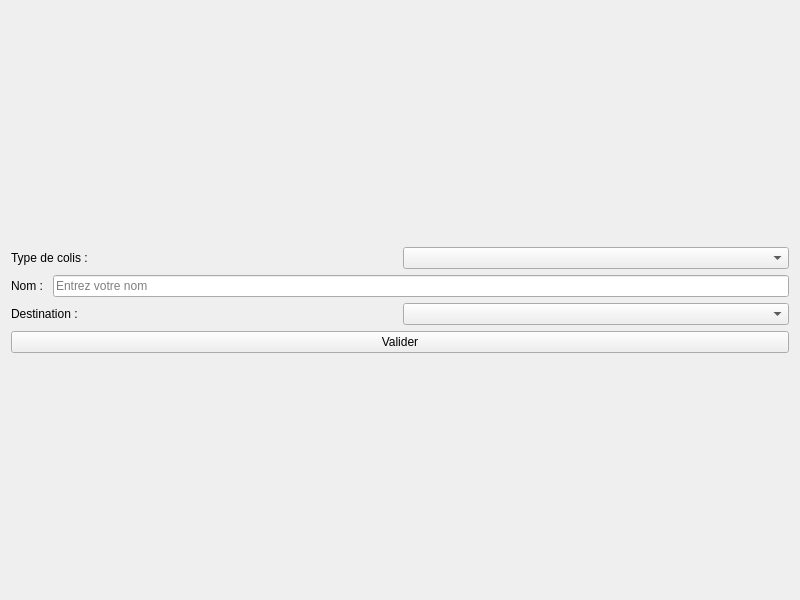
<?xml version="1.0" encoding="UTF-8"?>
<ui version="4.0">
 <class>Widget</class>
 <widget class="QWidget" name="Widget">
  <property name="geometry">
   <rect>
    <x>0</x>
    <y>0</y>
    <width>800</width>
    <height>600</height>
   </rect>
  </property>
  <property name="windowTitle">
   <string>Widget</string>
  </property>
  <layout class="QVBoxLayout" name="verticalLayout_2">
   <item>
    <layout class="QVBoxLayout" name="verticalLayout">
     <item>
      <layout class="QHBoxLayout" name="horizontalLayout">
       <item>
        <widget class="QLabel" name="label">
         <property name="text">
          <string>Type de colis : </string>
         </property>
        </widget>
       </item>
       <item>
        <widget class="QComboBox" name="cbTaille"/>
       </item>
      </layout>
     </item>
     <item>
      <layout class="QHBoxLayout" name="horizontalLayout_3">
       <item>
        <widget class="QLabel" name="label_3">
         <property name="text">
          <string>Nom : </string>
         </property>
        </widget>
       </item>
       <item>
        <widget class="QLineEdit" name="leNom">
         <property name="placeholderText">
          <string>Entrez votre nom</string>
         </property>
        </widget>
       </item>
      </layout>
     </item>
     <item>
      <layout class="QHBoxLayout" name="horizontalLayout_2">
       <item>
        <widget class="QLabel" name="label_2">
         <property name="text">
          <string>Destination :</string>
         </property>
        </widget>
       </item>
       <item>
        <widget class="QComboBox" name="cbDestination"/>
       </item>
      </layout>
     </item>
     <item>
      <layout class="QVBoxLayout" name="verticalLayout_3">
       <item>
        <widget class="QPushButton" name="pbValider">
         <property name="text">
          <string>Valider</string>
         </property>
        </widget>
       </item>
      </layout>
     </item>
    </layout>
   </item>
  </layout>
 </widget>
 <resources/>
 <connections/>
</ui>
